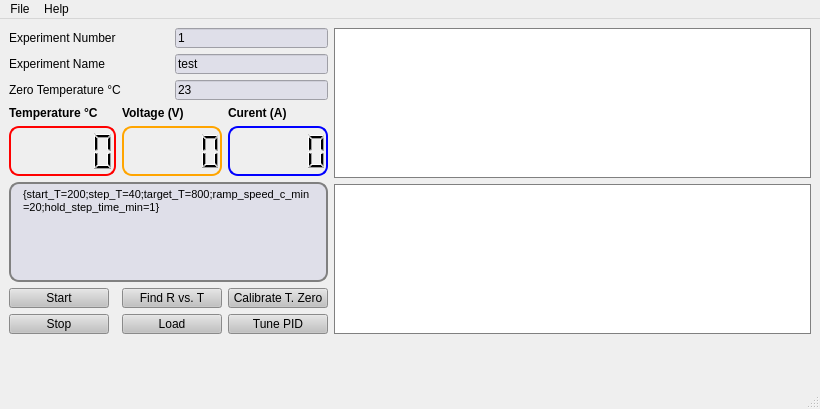
<?xml version="1.0" encoding="UTF-8"?>
<ui version="4.0">
 <class>TDS</class>
 <widget class="QMainWindow" name="TDS">
  <property name="geometry">
   <rect>
    <x>0</x>
    <y>0</y>
    <width>820</width>
    <height>409</height>
   </rect>
  </property>
  <property name="windowTitle">
   <string>MainWindow</string>
  </property>
  <widget class="QWidget" name="centralwidget">
   <layout class="QGridLayout" name="gridLayout_3">
    <item row="0" column="0">
     <layout class="QGridLayout" name="gridLayout_2">
      <item row="0" column="0" rowspan="2">
       <layout class="QGridLayout" name="gridLayout">
        <item row="0" column="0">
         <widget class="QLabel" name="label_183">
          <property name="sizePolicy">
           <sizepolicy hsizetype="Minimum" vsizetype="Minimum">
            <horstretch>0</horstretch>
            <verstretch>0</verstretch>
           </sizepolicy>
          </property>
          <property name="text">
           <string>Experiment Number</string>
          </property>
         </widget>
        </item>
        <item row="0" column="2" colspan="2">
         <widget class="QLineEdit" name="ex_number">
          <property name="sizePolicy">
           <sizepolicy hsizetype="Minimum" vsizetype="Minimum">
            <horstretch>0</horstretch>
            <verstretch>0</verstretch>
           </sizepolicy>
          </property>
          <property name="minimumSize">
           <size>
            <width>0</width>
            <height>20</height>
           </size>
          </property>
          <property name="styleSheet">
           <string notr="true">QLineEdit{
                                                background: rgb(223,223,233)
                                                }
                                            </string>
          </property>
          <property name="text">
           <string>1</string>
          </property>
         </widget>
        </item>
        <item row="1" column="0">
         <widget class="QLabel" name="label_175">
          <property name="sizePolicy">
           <sizepolicy hsizetype="Minimum" vsizetype="Minimum">
            <horstretch>0</horstretch>
            <verstretch>0</verstretch>
           </sizepolicy>
          </property>
          <property name="text">
           <string>Experiment Name</string>
          </property>
         </widget>
        </item>
        <item row="1" column="2" colspan="2">
         <widget class="QLineEdit" name="ex_name">
          <property name="sizePolicy">
           <sizepolicy hsizetype="Minimum" vsizetype="Minimum">
            <horstretch>0</horstretch>
            <verstretch>0</verstretch>
           </sizepolicy>
          </property>
          <property name="minimumSize">
           <size>
            <width>0</width>
            <height>20</height>
           </size>
          </property>
          <property name="maximumSize">
           <size>
            <width>16777215</width>
            <height>100</height>
           </size>
          </property>
          <property name="styleSheet">
           <string notr="true">QLineEdit{
                                                background: rgb(223,223,233)
                                                }
                                            </string>
          </property>
          <property name="text">
           <string>test</string>
          </property>
         </widget>
        </item>
        <item row="2" column="0" colspan="2">
         <widget class="QLabel" name="label_176">
          <property name="sizePolicy">
           <sizepolicy hsizetype="Minimum" vsizetype="Minimum">
            <horstretch>0</horstretch>
            <verstretch>0</verstretch>
           </sizepolicy>
          </property>
          <property name="text">
           <string>Zero Temperature °C</string>
          </property>
         </widget>
        </item>
        <item row="2" column="2" colspan="2">
         <widget class="QLineEdit" name="calib_temperature">
          <property name="sizePolicy">
           <sizepolicy hsizetype="Minimum" vsizetype="Minimum">
            <horstretch>0</horstretch>
            <verstretch>0</verstretch>
           </sizepolicy>
          </property>
          <property name="minimumSize">
           <size>
            <width>100</width>
            <height>20</height>
           </size>
          </property>
          <property name="styleSheet">
           <string notr="true">QLineEdit{
                                                background: rgb(223,223,233)
                                                }
                                            </string>
          </property>
          <property name="text">
           <string>23</string>
          </property>
         </widget>
        </item>
        <item row="3" column="0">
         <widget class="QLabel" name="label_1">
          <property name="font">
           <font>
            <bold>true</bold>
           </font>
          </property>
          <property name="text">
           <string>Temperature °C</string>
          </property>
         </widget>
        </item>
        <item row="3" column="1" colspan="2">
         <widget class="QLabel" name="label_2">
          <property name="font">
           <font>
            <bold>true</bold>
           </font>
          </property>
          <property name="text">
           <string>Voltage (V)</string>
          </property>
         </widget>
        </item>
        <item row="3" column="3">
         <widget class="QLabel" name="label_3">
          <property name="font">
           <font>
            <bold>true</bold>
           </font>
          </property>
          <property name="text">
           <string>Curent (A)</string>
          </property>
         </widget>
        </item>
        <item row="4" column="0">
         <widget class="QLCDNumber" name="temperature_lcd">
          <property name="sizePolicy">
           <sizepolicy hsizetype="Preferred" vsizetype="Preferred">
            <horstretch>0</horstretch>
            <verstretch>0</verstretch>
           </sizepolicy>
          </property>
          <property name="minimumSize">
           <size>
            <width>100</width>
            <height>50</height>
           </size>
          </property>
          <property name="font">
           <font>
            <pointsize>8</pointsize>
           </font>
          </property>
          <property name="styleSheet">
           <string notr="true">QLCDNumber{
                                            border: 2px solid red;
                                                            border-radius: 10px;
                                                            padding: 0 8px;
                                                            }
                                                        </string>
          </property>
         </widget>
        </item>
        <item row="4" column="1" colspan="2">
         <widget class="QLCDNumber" name="voltage_lcd">
          <property name="sizePolicy">
           <sizepolicy hsizetype="Preferred" vsizetype="Preferred">
            <horstretch>0</horstretch>
            <verstretch>0</verstretch>
           </sizepolicy>
          </property>
          <property name="minimumSize">
           <size>
            <width>100</width>
            <height>50</height>
           </size>
          </property>
          <property name="styleSheet">
           <string notr="true">QLCDNumber{
                                            border: 2px solid orange;
                                            border-radius: 10px;
                                            padding: 0 8px;
                                            }
                                        </string>
          </property>
         </widget>
        </item>
        <item row="4" column="3">
         <widget class="QLCDNumber" name="current_lcd">
          <property name="sizePolicy">
           <sizepolicy hsizetype="Preferred" vsizetype="Preferred">
            <horstretch>0</horstretch>
            <verstretch>0</verstretch>
           </sizepolicy>
          </property>
          <property name="minimumSize">
           <size>
            <width>100</width>
            <height>50</height>
           </size>
          </property>
          <property name="styleSheet">
           <string notr="true">QLCDNumber{
                                            border: 2px solid blue;
                                            border-radius: 10px;
                                            padding: 0 8px;
                                            }
                                        </string>
          </property>
         </widget>
        </item>
        <item row="5" column="0" colspan="4">
         <widget class="QTextEdit" name="parameters_text">
          <property name="sizePolicy">
           <sizepolicy hsizetype="Preferred" vsizetype="Preferred">
            <horstretch>0</horstretch>
            <verstretch>0</verstretch>
           </sizepolicy>
          </property>
          <property name="minimumSize">
           <size>
            <width>0</width>
            <height>100</height>
           </size>
          </property>
          <property name="styleSheet">
           <string notr="true">QWidget{border: 2px solid gray; border-radius: 10px;padding: 0 8px; background: rgb(223,223,233)}
                                    </string>
          </property>
          <property name="html">
           <string>&lt;!DOCTYPE HTML PUBLIC &quot;-//W3C//DTD HTML 4.0//EN&quot; &quot;http://www.w3.org/TR/REC-html40/strict.dtd&quot;&gt;
&lt;html&gt;&lt;head&gt;&lt;meta name=&quot;qrichtext&quot; content=&quot;1&quot; /&gt;&lt;meta charset=&quot;utf-8&quot; /&gt;&lt;style type=&quot;text/css&quot;&gt;
p, li { white-space: pre-wrap; }
&lt;/style&gt;&lt;/head&gt;&lt;body style=&quot; font-family:'Segoe UI'; font-size:9pt; font-weight:400; font-style:normal;&quot;&gt;
&lt;p style=&quot; margin-top:0px; margin-bottom:0px; margin-left:0px; margin-right:0px; -qt-block-indent:0; text-indent:0px;&quot;&gt;&lt;span style=&quot; font-family:'JetBrains Mono,monospace'; font-size:8pt; color:#000000;&quot;&gt;{start_T=200;step_T&lt;/span&gt;&lt;span style=&quot; font-family:'MS Shell Dlg 2'; font-size:7.875pt;&quot;&gt;=40;target_T=800;ramp_speed_c_min=20;hold_step_time_min=1&lt;/span&gt;&lt;span style=&quot; font-family:'JetBrains Mono,monospace'; font-size:8pt; color:#000000;&quot;&gt;}&lt;/span&gt;                                                                              &lt;/p&gt;&lt;/body&gt;&lt;/html&gt;</string>
          </property>
         </widget>
        </item>
        <item row="6" column="0">
         <widget class="QPushButton" name="start_botton">
          <property name="minimumSize">
           <size>
            <width>100</width>
            <height>20</height>
           </size>
          </property>
          <property name="maximumSize">
           <size>
            <width>60</width>
            <height>16777215</height>
           </size>
          </property>
          <property name="styleSheet">
           <string notr="true">QPushButton{background: rgb(193, 193, 193)}</string>
          </property>
          <property name="text">
           <string>Start</string>
          </property>
         </widget>
        </item>
        <item row="6" column="1" colspan="2">
         <widget class="QPushButton" name="find_csv_botton">
          <property name="minimumSize">
           <size>
            <width>100</width>
            <height>20</height>
           </size>
          </property>
          <property name="maximumSize">
           <size>
            <width>100</width>
            <height>16777215</height>
           </size>
          </property>
          <property name="styleSheet">
           <string notr="true">QPushButton{background: rgb(193, 193, 193)}
                                            </string>
          </property>
          <property name="text">
           <string>Find R vs. T</string>
          </property>
         </widget>
        </item>
        <item row="6" column="3">
         <widget class="QPushButton" name="calibrate_botton_base_t">
          <property name="minimumSize">
           <size>
            <width>100</width>
            <height>20</height>
           </size>
          </property>
          <property name="maximumSize">
           <size>
            <width>100</width>
            <height>16777215</height>
           </size>
          </property>
          <property name="styleSheet">
           <string notr="true">QPushButton{background: rgb(193, 193, 193)}</string>
          </property>
          <property name="text">
           <string>Calibrate T. Zero</string>
          </property>
         </widget>
        </item>
        <item row="7" column="0">
         <widget class="QPushButton" name="stop_botton">
          <property name="minimumSize">
           <size>
            <width>100</width>
            <height>20</height>
           </size>
          </property>
          <property name="maximumSize">
           <size>
            <width>60</width>
            <height>16777215</height>
           </size>
          </property>
          <property name="styleSheet">
           <string notr="true">QPushButton{background: rgb(193, 193, 193)}</string>
          </property>
          <property name="text">
           <string>Stop</string>
          </property>
         </widget>
        </item>
        <item row="7" column="1" colspan="2">
         <widget class="QPushButton" name="load_csv_botton">
          <property name="minimumSize">
           <size>
            <width>100</width>
            <height>20</height>
           </size>
          </property>
          <property name="maximumSize">
           <size>
            <width>100</width>
            <height>16777215</height>
           </size>
          </property>
          <property name="styleSheet">
           <string notr="true">QPushButton{background: rgb(193, 193, 193)}</string>
          </property>
          <property name="text">
           <string>Load</string>
          </property>
         </widget>
        </item>
        <item row="7" column="3">
         <widget class="QPushButton" name="calibrate_botton_pid">
          <property name="minimumSize">
           <size>
            <width>100</width>
            <height>20</height>
           </size>
          </property>
          <property name="maximumSize">
           <size>
            <width>100</width>
            <height>16777215</height>
           </size>
          </property>
          <property name="styleSheet">
           <string notr="true">QPushButton{background: rgb(193, 193, 193)}</string>
          </property>
          <property name="text">
           <string>Tune PID</string>
          </property>
         </widget>
        </item>
       </layout>
      </item>
      <item row="0" column="1">
       <widget class="QGraphicsView" name="temperature_vis">
        <property name="sizePolicy">
         <sizepolicy hsizetype="Expanding" vsizetype="Expanding">
          <horstretch>1</horstretch>
          <verstretch>1</verstretch>
         </sizepolicy>
        </property>
        <property name="minimumSize">
         <size>
          <width>150</width>
          <height>150</height>
         </size>
        </property>
        <property name="styleSheet">
         <string notr="true">QWidget{
                                            border: 0.5px solid gray;
                                            }
                                        </string>
        </property>
       </widget>
      </item>
      <item row="1" column="1">
       <widget class="QGraphicsView" name="h_flux_vis">
        <property name="sizePolicy">
         <sizepolicy hsizetype="Expanding" vsizetype="Expanding">
          <horstretch>1</horstretch>
          <verstretch>1</verstretch>
         </sizepolicy>
        </property>
        <property name="minimumSize">
         <size>
          <width>150</width>
          <height>150</height>
         </size>
        </property>
        <property name="styleSheet">
         <string notr="true">QWidget{
                                            border: 0.5px solid gray;
                                            }
                                        </string>
        </property>
       </widget>
      </item>
      <item row="2" column="0" colspan="2">
       <widget class="QLabel" name="Error">
        <property name="minimumSize">
         <size>
          <width>800</width>
          <height>30</height>
         </size>
        </property>
        <property name="font">
         <font>
          <pointsize>13</pointsize>
          <bold>true</bold>
          <strikeout>false</strikeout>
         </font>
        </property>
        <property name="text">
         <string>&lt;html&gt;&lt;head/&gt;&lt;body&gt;&lt;p&gt;&lt;br/&gt;&lt;/p&gt;&lt;/body&gt;&lt;/html&gt;</string>
        </property>
        <property name="alignment">
         <set>Qt::AlignCenter</set>
        </property>
        <property name="textInteractionFlags">
         <set>Qt::LinksAccessibleByMouse</set>
        </property>
       </widget>
      </item>
     </layout>
    </item>
   </layout>
  </widget>
  <widget class="QMenuBar" name="menubar">
   <property name="geometry">
    <rect>
     <x>0</x>
     <y>0</y>
     <width>820</width>
     <height>22</height>
    </rect>
   </property>
   <widget class="QMenu" name="menuFile">
    <property name="title">
     <string>File</string>
    </property>
    <addaction name="actionExit"/>
   </widget>
   <widget class="QMenu" name="menuHelp">
    <property name="title">
     <string>Help</string>
    </property>
   </widget>
   <addaction name="menuFile"/>
   <addaction name="menuHelp"/>
  </widget>
  <widget class="QStatusBar" name="statusbar"/>
  <action name="actionExit">
   <property name="text">
    <string>Exit</string>
   </property>
  </action>
 </widget>
 <tabstops>
  <tabstop>ex_number</tabstop>
  <tabstop>ex_name</tabstop>
  <tabstop>calib_temperature</tabstop>
  <tabstop>parameters_text</tabstop>
  <tabstop>start_botton</tabstop>
  <tabstop>stop_botton</tabstop>
  <tabstop>find_csv_botton</tabstop>
  <tabstop>load_csv_botton</tabstop>
  <tabstop>calibrate_botton_base_t</tabstop>
  <tabstop>calibrate_botton_pid</tabstop>
  <tabstop>temperature_vis</tabstop>
  <tabstop>h_flux_vis</tabstop>
 </tabstops>
 <resources/>
 <connections/>
</ui>
